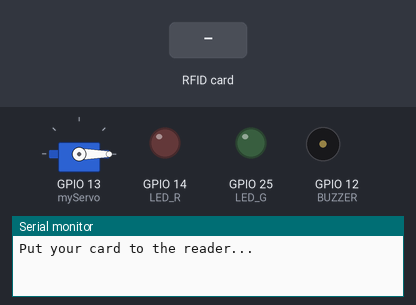
Simulated run of this sketch. Board: ESP32. On the bench: servo, output pins drawn as LEDs (lit = HIGH), buzzer (waves = sounding), the last lines printed to the serial monitor. Inputs (shaded band) come from the test bench.

Above: at 1.2 s.
1.3 s: RFID card 43 EC 77 A9 held to the reader
At 1.55 s:
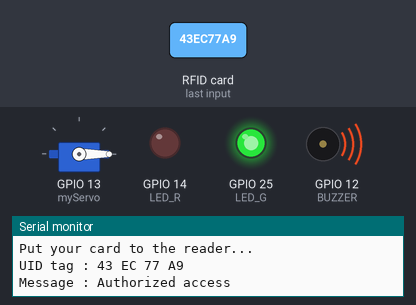
At 2.6 s:
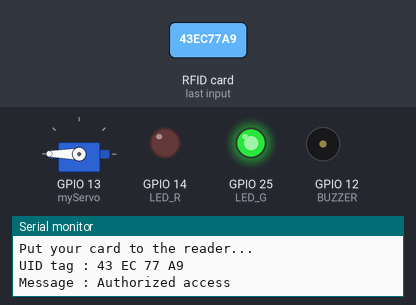
Timing chart, 0 to 8.2 s (numbered marks = the images above; inputs shaded):
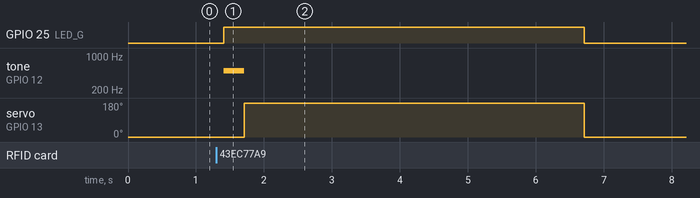

Measured:
- after the input at 1.3 s, GPIO 25 (LED_G): LOW → HIGH after 0.11 s, → LOW 5.3 s later; tone on GPIO 12 (BUZZER): silent → 500 Hz after 0.11 s, → silent 0.30 s later; servo on GPIO 13 (myServo): 0° → 180° after 0.41 s, → 0° 5.0 s later

The sketch:

rfid_code_valid.ino
```cpp
//#include <analogWrite.h>
//#include <tone.h>
//#include <ESP32Tone.h>
#include <ESP32PWM.h>

#include <ESP32Servo.h>

//Viral Science
//RFID

#include <SPI.h>
#include <MFRC522.h>
//#include <Servo.h>

#define SS_PIN 21
#define RST_PIN 22
#define LED_G 25 //define green LED pin
#define LED_R 14//define red LED
#define BUZZER 12 //buzzer pin
MFRC522 mfrc522(SS_PIN, RST_PIN);   // Create MFRC522 instance.
Servo myServo; //define servo name

void setup()
{
  Serial.begin(115200);   // Initiate a serial communication
  SPI.begin();      // Initiate  SPI bus
  mfrc522.PCD_Init();   // Initiate MFRC522
  myServo.attach(13); //servo pin
  myServo.write(0); //servo start position
  pinMode(LED_G, OUTPUT);
  pinMode(LED_R, OUTPUT);
  pinMode(BUZZER, OUTPUT);
  noTone(BUZZER);
  Serial.println("Put your card to the reader...");
  Serial.println();

}
void loop()
{
  // Look for new cards
  if ( ! mfrc522.PICC_IsNewCardPresent())
  {
    return;
  }
  // Select one of the cards
  if ( ! mfrc522.PICC_ReadCardSerial())
  {
    return;
  }
  //Show UID on serial monitor
  Serial.print("UID tag :");
  String content= "";
  byte letter;
  for (byte i = 0; i < mfrc522.uid.size; i++)
  {
     Serial.print(mfrc522.uid.uidByte[i] < 0x10 ? " 0" : " ");
     Serial.print(mfrc522.uid.uidByte[i], HEX);
     content.concat(String(mfrc522.uid.uidByte[i] < 0x10 ? " 0" : " "));
     content.concat(String(mfrc522.uid.uidByte[i], HEX));
  }
  Serial.println();
  Serial.print("Message : ");
  content.toUpperCase();
  if (content.substring(1) == "43 EC 77 A9") //change here the UID of the card/cards that you want to give access
  {
    Serial.println("Authorized access");
    Serial.println();
    delay(100);
    digitalWrite(LED_G, HIGH);
    tone(BUZZER, 500);
    delay(300);
    noTone(BUZZER);
    myServo.write(180);
    delay(5000);
    myServo.write(0);
    digitalWrite(LED_G, LOW);
  }

 else   {
    Serial.println(" Access denied");
    digitalWrite(LED_R, HIGH);
    tone(BUZZER, 500);
    delay(1000);
    digitalWrite(LED_R, LOW);
    noTone(BUZZER);
  }
}
```
